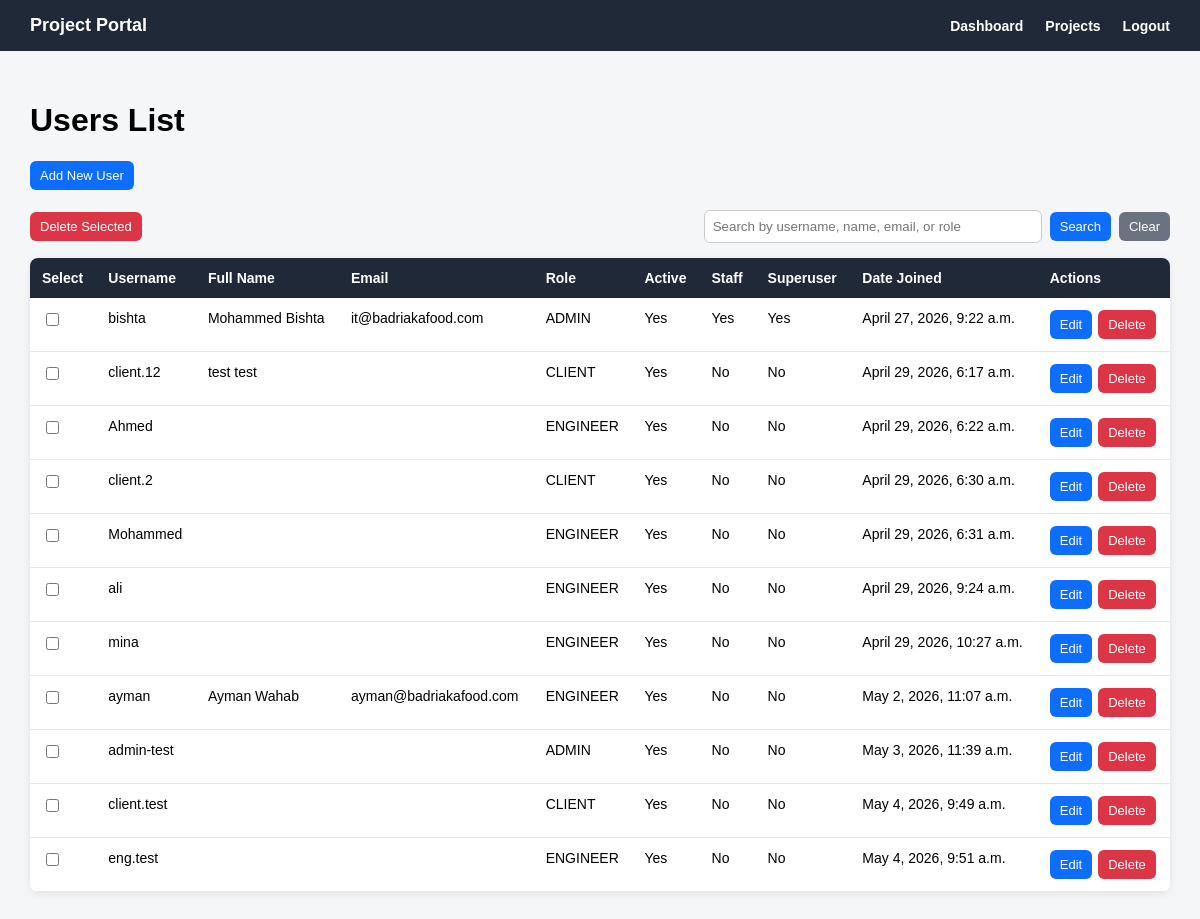
Screenshot of /accounts/users/ (signed in) with the database file from the repository.
### accounts/models.py (models this page shows)
class User(AbstractUser):
    class Role(models.TextChoices):
        ADMIN = 'ADMIN', 'Admin'
        ENGINEER = 'ENGINEER', 'Engineer'
        CLIENT = 'CLIENT', 'Client'
    role = models.CharField(
        max_length=20,
        choices=Role.choices,
        default=Role.CLIENT
    )

### accounts/views.py (the view, shortened to what this page needs)
# urls.py: path('users/', user_list_view, name='user_list'),
@login_required
def user_list_view(request):
    if request.user.role != 'ADMIN':
        return redirect('accounts:dashboard')
    users = User.objects.all()
    search_query = request.GET.get('q')
    return render(request, 'accounts/user_list.html', {
        'users': users,
        'search_query': search_query,
    })

### templates/accounts/user_list.html (shortened to what this page needs)
{% extends 'base.html' %}
{% block content %}
<div class="page-header">
    <h1>Users List</h1>
    <a href="{% url 'accounts:user_add' %}" class="btn btn-primary">
        Add New User
    </a>
</div>
{% if users %}
    <form method="post"
          action="{% url 'accounts:user_bulk_delete' %}"
          onsubmit="return confirm('Are you sure you want to delete the selected users?');">
        <div class="top-actions-row">
            <button type="submit" class="btn btn-danger">
                Delete Selected
            </button>
            <div class="search-box">
                <input type="text"
                       id="userSearchInput"
                       value="{{ search_query|default:'' }}"
                       placeholder="Search by username, name, email, or role"
                       onkeydown="if(event.key === 'Enter'){ event.preventDefault(); searchUsers(); }">
                <button type="button" class="btn btn-primary" onclick="searchUsers()">
                    Search
                </button>
                <a href="{% url 'accounts:user_list' %}" class="btn btn-secondary">
                    Clear
                </a>
            </div>
        </div>
        <table class="users-table">
            <tr>
                <th>Select</th>
                <th>Username</th>
                <th>Full Name</th>
                <th>Email</th>
                <th>Role</th>
                <th>Active</th>
                <th>Staff</th>
                <th>Superuser</th>
                <th>Date Joined</th>
                <th>Actions</th>
            </tr>
            {% for user_item in users %}
                <tr>
                    <td>
                        <input type="checkbox" name="selected_users" value="{{ user_item.pk }}">
                    </td>
                    <td>{{ user_item.username }}</td>
                    <td>{{ user_item.first_name }} {{ user_item.last_name }}</td>
                    <td>{{ user_item.email }}</td>
                    <td>{{ user_item.role }}</td>
                    <td>
                        {% if user_item.is_active %}
                            Yes
                        {% else %}
                            No
                        {% endif %}
                    </td>
                    <td>
                        {% if user_item.is_staff %}
                            Yes
                        {% else %}
                            No
                        {% endif %}
                    </td>
                    <td>
                        {% if user_item.is_superuser %}
                            Yes
                        {% else %}
                            No
                        {% endif %}
                    </td>
                    <td>{{ user_item.date_joined }}</td>
                    <td>
                        <div class="table-actions">
                            <a href="{% url 'accounts:user_edit' user_item.pk %}" class="btn btn-primary">
                                Edit
                            </a>
                            <form method="post"
                                  action="{% url 'accounts:user_delete' user_item.pk %}"
                                  style="margin: 0;"
                                  onsubmit="return confirm('Are you sure you want to delete this user?');">
                                <button type="submit" class="btn btn-danger">
                                    Delete
                                </button>
                            </form>
                        </div>
                    </td>
                </tr>
            {% endfor %}
        </table>
    </form>
{% endif %}
{% endblock %}

### templates/base.html (style rules this page uses)
body { margin: 0; font-family: Arial, sans-serif; background: #f4f6f8; }

### templates/accounts/user_list.html (style rules this page uses)
.page-header { margin-bottom: 20px; }
.users-table { width: 100%; border-collapse: collapse; background: white; border-radius: 8px; overflow: hidden; box-shadow: 0 2px 8px rgba(0, 0, 0, 0.08); }
.users-table th { background: #1f2937; color: white; text-align: left; padding: 12px; font-size: 14px; }
.users-table td { padding: 12px; border-bottom: 1px solid #e5e7eb; vertical-align: top; font-size: 14px; }
.btn { display: inline-block; border: none; padding: 7px 10px; border-radius: 6px; cursor: pointer; text-decoration: none; font-size: 13px; }
.btn-primary { background: #0d6efd; color: white !important; }
.btn-danger { background: #dc3545; color: white !important; }
.btn-secondary { background: #6b7280; color: white !important; }
.table-actions { display: flex; gap: 6px; align-items: center; }
.top-actions-row { display: flex; justify-content: space-between; align-items: center; margin-bottom: 15px; gap: 15px; }
.search-box { display: flex; gap: 8px; align-items: center; }
.search-box input { padding: 8px; width: 320px; border: 1px solid #ccc; border-radius: 6px; }

### rows the page displays
User: username "bishta", first_name "Mohammed", last_name "Bishta", email "it@badriakafood.com", role "ADMIN", is_active "Yes", is_staff "Yes", is_superuser "Yes", date_joined "April 27, 2026, 9:22 a.m."
User: username "client.12", first_name "test", last_name "test", role "CLIENT", is_active "Yes", is_staff "No", is_superuser "No", date_joined "April 29, 2026, 6:17 a.m."
User: username "Ahmed", role "ENGINEER", is_active "Yes", is_staff "No", is_superuser "No", date_joined "April 29, 2026, 6:22 a.m."
User: username "client.2", role "CLIENT", is_active "Yes", is_staff "No", is_superuser "No", date_joined "April 29, 2026, 6:30 a.m."
User: username "Mohammed", role "ENGINEER", is_active "Yes", is_staff "No", is_superuser "No", date_joined "April 29, 2026, 6:31 a.m."
User: username "ali", role "ENGINEER", is_active "Yes", is_staff "No", is_superuser "No", date_joined "April 29, 2026, 9:24 a.m."
User: username "mina", role "ENGINEER", is_active "Yes", is_staff "No", is_superuser "No", date_joined "April 29, 2026, 10:27 a.m."
User: username "ayman", first_name "Ayman", last_name "Wahab", email "ayman@badriakafood.com", role "ENGINEER", is_active "Yes", is_staff "No", is_superuser "No", date_joined "May 2, 2026, 11:07 a.m."
User: username "admin-test", role "ADMIN", is_active "Yes", is_staff "No", is_superuser "No", date_joined "May 3, 2026, 11:39 a.m."
User: username "client.test", role "CLIENT", is_active "Yes", is_staff "No", is_superuser "No", date_joined "May 4, 2026, 9:49 a.m."
User: username "eng.test", role "ENGINEER", is_active "Yes", is_staff "No", is_superuser "No", date_joined "May 4, 2026, 9:51 a.m."
